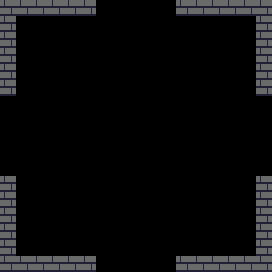

This game map was drawn from its Tiled (.tmx) file and the tilesets committed beside it. A one-line description and the trimmed map source follow:
An orthogonal 17x17 tile map with 16x16 px tiles, 1 tile layer (walls) and 8 objects.

<map version="1.10" tiledversion="1.11.0" orientation="orthogonal" renderorder="right-down" width="17" height="17" tilewidth="16" tileheight="16" infinite="0" nextlayerid="5" nextobjectid="9">
 <tileset firstgid="1" source="../../tiledmaps/brick.tsx" />
 <layer id="1" name="walls" width="17" height="17">
  <data>[289 cells, 44 non-empty, 1 distinct tile ids]</data>
 </layer>
 <objectgroup id="4" name="collisions">
  <object id="1" x="0" y="0" width="96" height="16" />
  <object id="2" x="0" y="16" width="16" height="80" />
  <object id="3" x="0" y="176" width="16" height="80" />
  <object id="4" x="0" y="256" width="96" height="16" />
  <object id="5" x="176" y="256" width="96" height="16" />
  <object id="6" x="256" y="176" width="16" height="80" />
  <object id="7" x="176" y="0" width="96" height="16" />
  <object id="8" x="256" y="16" width="16" height="80" />
 </objectgroup>
</map>
